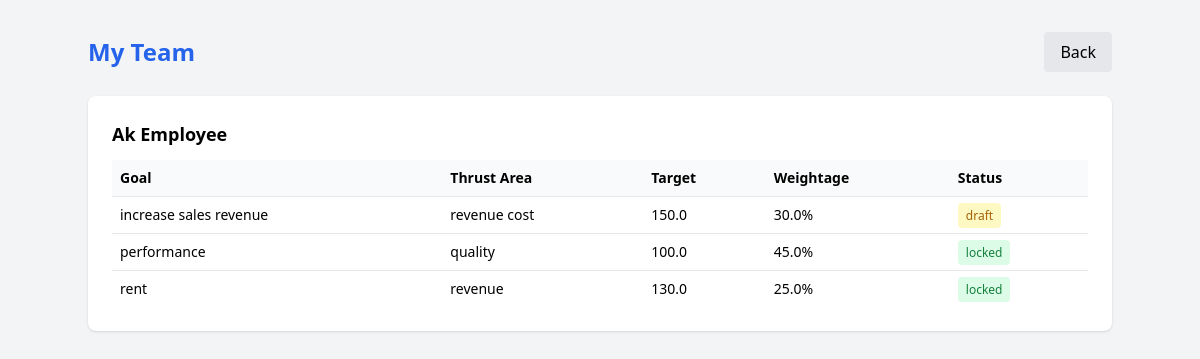
Screenshot of /manager/team (signed in) with the database file from the repository.
### app/models.py (models this page shows)
class User(Base):
    __tablename__ = "users"
    id = Column(Integer, primary_key=True, index=True)
    name = Column(String, nullable=False)
    email = Column(String, unique=True, nullable=False)
    password = Column(String, nullable=False)
    role = Column(String, nullable=False)  # employee / manager / admin
    manager_id = Column(Integer, ForeignKey("users.id"), nullable=True)
    manager = relationship("User", remote_side=[id], backref="team")
    goals = relationship("Goal", back_populates="employee")

class Goal(Base):
    __tablename__ = "goals"
    id = Column(Integer, primary_key=True, index=True)
    employee_id = Column(Integer, ForeignKey("users.id"), nullable=False)
    title = Column(String, nullable=False)
    thrust_area = Column(String, nullable=False)
    uom_type = Column(String, nullable=False)  # min / max / zero / timeline
    target = Column(Float, nullable=False)
    weightage = Column(Float, nullable=False)
    status = Column(String, default="draft")  # draft / submitted / approved / locked
    is_shared = Column(Boolean, default=False)
    parent_goal_id = Column(Integer, ForeignKey("goals.id"), nullable=True)
    created_at = Column(DateTime, default=datetime.utcnow)
    employee = relationship("User", back_populates="goals")
    achievements = relationship("Achievement", back_populates="goal")
    audit_logs = relationship("AuditLog", back_populates="goal")

### app/routes/manager.py (the view)
@router.get("/team")
def team_goals(request: Request, user=Depends(require_manager), db: Session = Depends(get_db)):
    team = db.query(User).filter(User.manager_id == user.id).all()
    team_goals = {member: db.query(Goal).filter(Goal.employee_id == member.id).all() for member in team}
    return templates.TemplateResponse(request, "manager/team.html", {
        "user": user, "team_goals": team_goals
    })

### app/templates/manager/team.html (shortened to what this page needs)
<!DOCTYPE html>
<html>
<head>
    <script src="https://cdn.tailwindcss.com"></script>
</head>
<body class="bg-gray-100 p-8">
<div class="max-w-5xl mx-auto">
    <div class="flex justify-between items-center mb-6">
        <h1 class="text-2xl font-bold text-blue-600">My Team</h1>
        <a href="/manager/dashboard" class="bg-gray-200 px-4 py-2 rounded">Back</a>
    </div>
    {% for member, goals in team_goals.items() %}
    <div class="bg-white rounded-lg shadow p-6 mb-4">
        <h2 class="font-semibold text-lg mb-3">{{ member.name }}</h2>
        {% if goals %}
        <table class="w-full text-sm">
            <thead>
                <tr class="bg-gray-50">
                    <th class="p-2 text-left">Goal</th>
                    <th class="p-2 text-left">Thrust Area</th>
                    <th class="p-2 text-left">Target</th>
                    <th class="p-2 text-left">Weightage</th>
                    <th class="p-2 text-left">Status</th>
                </tr>
            </thead>
            <tbody>
                {% for goal in goals %}
                <tr class="border-t">
                    <td class="p-2">{{ goal.title }}</td>
                    <td class="p-2">{{ goal.thrust_area }}</td>
                    <td class="p-2">{{ goal.target }}</td>
                    <td class="p-2">{{ goal.weightage }}%</td>
                    <td class="p-2">
                        <span class="px-2 py-1 rounded text-xs
                            {% if goal.status == 'draft' %}bg-yellow-100 text-yellow-700
                            {% elif goal.status == 'submitted' %}bg-blue-100 text-blue-700
                            {% elif goal.status == 'locked' %}bg-green-100 text-green-700
                            {% endif %}">
                            {{ goal.status }}
                        </span>
                    </td>
                </tr>
                {% endfor %}
            </tbody>
        </table>
        {% else %}
        <p class="text-gray-500 text-sm">No goals created yet.</p>
        {% endif %}
    </div>
    {% endfor %}
</div>
</body>
</html>

### rows the page displays
User: name "Ak Employee"
Goal: title "increase sales revenue", thrust_area "revenue cost", target "150.0", weightage "30.0", status "draft"
Goal: title "performance", thrust_area "quality", target "100.0", weightage "45.0", status "locked"
Goal: title "rent", thrust_area "revenue", target "130.0", weightage "25.0", status "locked"
